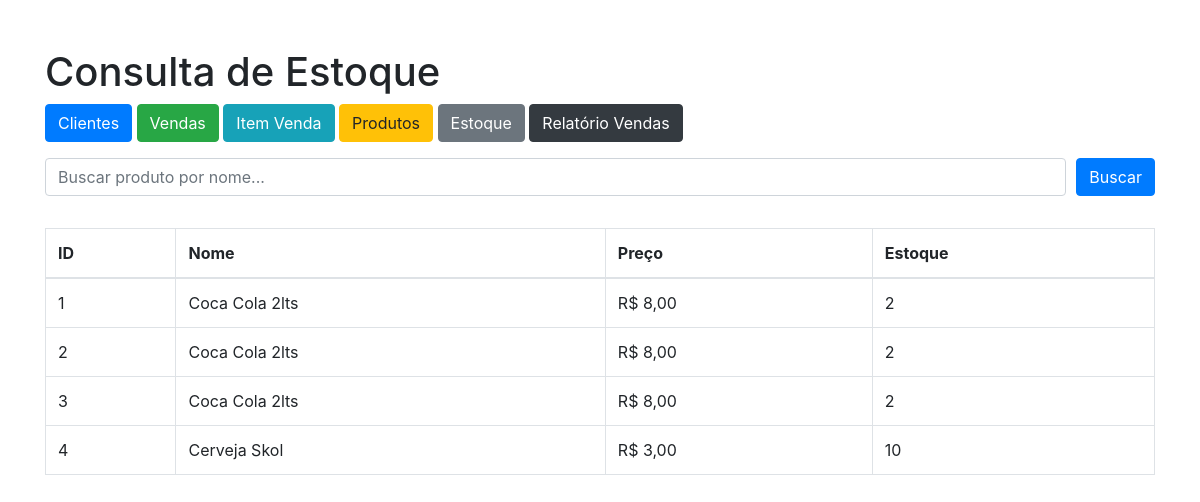
The app's page /?action=clientes-estoque with its own data.
### tables this page shows
CREATE TABLE Produtos (
                id INTEGER PRIMARY KEY AUTOINCREMENT,
                nome TEXT NOT NULL,
                preco REAL NOT NULL,
                estoque INTEGER
            );

### app/Controllers/ProdutoController.php (called while the page is built, shortened)
<?php
class ProdutoController {
    private $produtoRepository;
    public function __construct() {
        $this->produtoRepository = new ProdutoRepository();
    }
    public function consultarEstoque() {
        if ($_SERVER['REQUEST_METHOD'] === 'POST') {
            $search = $_POST['search'] ?? '';
            $produtos = $this->produtoRepository->getByNome($search);
        } else {
            $produtos = $this->produtoRepository->getAll();
        }
        include __DIR__ . '/../Views/Produto/Estoque.php';
    }
}

### app/Repositories/ProdutoRepository.php (called while the page is built, shortened)
<?php
class ProdutoRepository {
    private $conn;
    public function __construct() {
        $database = new Database();
        $this->conn = $database->getConnection();
    }
    public function getAll() {
        $query = "SELECT * FROM Produtos";
        $stmt = $this->conn->prepare($query);
        $stmt->execute();
        return $stmt->fetchAll(PDO::FETCH_CLASS, Produto::class);
    }
}

### app/Database.php (called while the page is built, shortened)
<?php
class Database {
    private $dbname = __DIR__ . '/../database/database.sqlite';
    public function getConnection() {
        $this->conn = null;
        try {
            $this->conn = new PDO("sqlite:{$this->dbname}");
            $this->conn->setAttribute(PDO::ATTR_ERRMODE, PDO::ERRMODE_EXCEPTION);
        } catch (PDOException $exception) {
            echo "Connection error: " . $exception->getMessage();
        }
        return $this->conn;
    }
}

### app/Views/Produto/Estoque.php (the view, shortened to what this page needs)
<!DOCTYPE html>
<html lang="en">
<head>
    <link rel="stylesheet" href="https://stackpath.bootstrapcdn.com/bootstrap/4.5.2/css/bootstrap.min.css">
</head>
<body>
    <div class="container mt-5">
        <div class="row">
            <div class="col-md-12">
                <h1>Consulta de Estoque</h1>
                <div class="mb-3">
                    <a href="?action=cliente-index" class="btn btn-primary">Clientes</a>
                    <a href="?action=venda-index" class="btn btn-success">Vendas</a>
                    <a href="?action=itemvenda-index" class="btn btn-info">Item Venda</a>
                    <a href="?action=produto-index" class="btn btn-warning">Produtos</a>
                    <a href="?action=clientes-estoque" class="btn btn-secondary">Estoque</a>
                    <a href="?action=clientes-relatorio" class="btn btn-dark">Relatório Vendas</a>
                </div>
                <form action="?action=consultar-estoque" method="POST">
                    <div class="form-row">
                        <div class="col">
                            <input type="text" class="form-control" placeholder="Buscar produto por nome..." name="search">
                        </div>
                        <div class="col-auto">
                            <button type="submit" class="btn btn-primary mb-2">Buscar</button>
                        </div>
                    </div>
                </form>
                <div class="table-responsive mt-4">
                    <table class="table table-bordered">
                        <thead>
                            <tr>
                                <th>ID</th>
                                <th>Nome</th>
                                <th>Preço</th>
                                <th>Estoque</th>
                            </tr>
                        </thead>
                        <tbody>
                            <?php foreach ($produtos as $produto): ?>
                                <tr>
                                    <td><?php echo $produto->id; ?></td>
                                    <td><?php echo $produto->nome; ?></td>
                                    <td>R$ <?php echo !empty($produto->preco) ? number_format(floatval($produto->preco), 2, ',', '.') : '0,00'; ?></td>
                                    <td><?php echo $produto->estoque; ?></td>
                                </tr>
                            <?php endforeach; ?>
                        </tbody>
                    </table>
                </div>
            </div>
        </div>
    </div>
</body>
</html>

### records on screen
produtos: id "1", nome "Coca Cola 2lts", preco "8,00", estoque "2"
produtos: id "2", nome "Coca Cola 2lts", preco "8,00", estoque "2"
produtos: id "3", nome "Coca Cola 2lts", preco "8,00", estoque "2"
produtos: id "4", nome "Cerveja Skol", preco "3,00", estoque "10"
